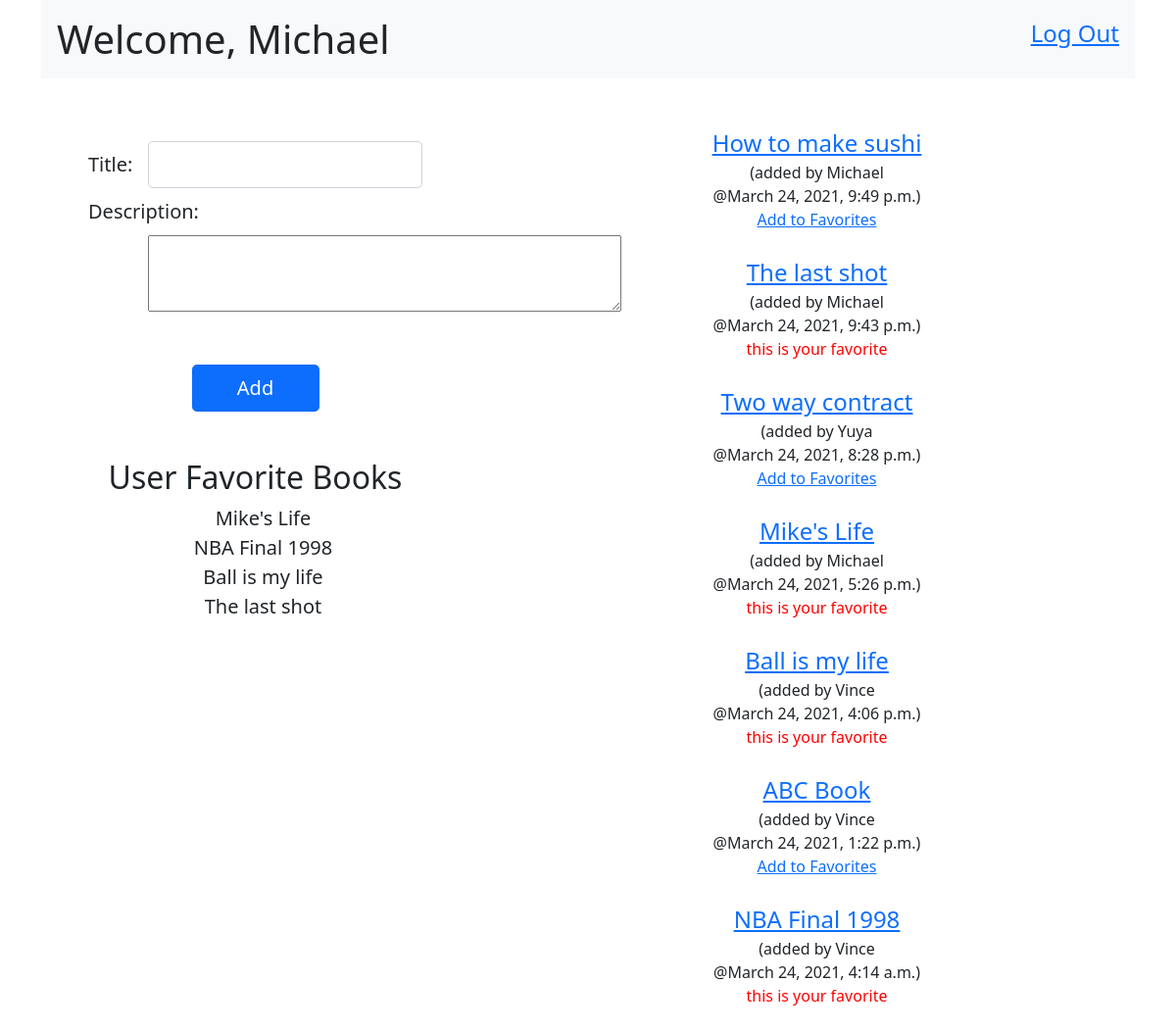
Page /books/ (signed in) on the committed database.
### login_app/models.py (models this page shows)
class Users(models.Model):
    first_name = models.CharField(max_length=45)
    last_name = models.CharField(max_length=45)
    email = models.CharField(max_length=255)
    password = models.CharField(max_length=255)
    created_at = models.DateTimeField(auto_now_add=True)
    updated_at = models.DateTimeField(auto_now=True)
    objects = UsersManager()

### favorite_books_app/models.py (models this page shows)
class Books(models.Model):
    title = models.CharField(max_length=100)
    description = models.TextField()
    uploaded_by = models.ForeignKey(Users, related_name="books_uploaded", on_delete=models.CASCADE)
    users_who_like = models.ManyToManyField(Users, related_name="liked_books")
    created_at = models.DateTimeField(null=True, auto_now_add=True)
    updated_at = models.DateTimeField(null=True, auto_now=True)
    objects = BooksManager()

### favorite_books_app/views.py (the view)
# urls.py: path('', views.index),
def index(request):
    user =  Users.objects.get(id=request.session['userid'])
    books =  Books.objects.all().order_by('-updated_at')
    like_books = user.liked_books.all()
    context = {
        'user': user,
        'books': books,
        'like_books': like_books,
    }
    return render(request, 'base.html', context)

### favorite_books_app/templates/base.html (shortened to what this page needs)
<!DOCTYPE html>
<html lang="en">
<head>
    <link href="https://cdn.jsdelivr.net/npm/bootstrap@5.0.0-beta2/dist/css/bootstrap.min.css" rel="stylesheet">
</head>
<body>
    <div class="container">
        <div class="header d-flex justify-content-between bg-light">
            <h1 class="m-3">Welcome, {{user.first_name}}</h1>
            <a href="/books/logout" class="m-3 fs-4">Log Out</a>
        </div>
        <div class="row mt-5 gx-5 text-center">
            <div class="col-md-5">
                <form action="/books/create" method="POST">
                    <div class="container">
                        <div class="row">
                            <label for="colFormLabelLg" class="col-sm-2 col-form-label col-form-label-lg">Title:</label>
                            <div class="col-sm-10">
                                <input type="text" class="form-control form-control-lg" id="colFormLabelLg" name="title">
                            </div>
                        </div>
                        <div class="row">
                            <label for="colFormLabelLg" class="col-sm-2 col-form-label col-form-label-lg">Description:</label>
                            <div class="col-sm-10 mt-5">
                                <textarea name="description" id="" cols="50" rows="3"></textarea>
                            </div>
                        </div>
                    </div>
                    <button type="submit" class="btn btn-primary btn-lg mt-5" style="width: 130px;">Add</button>
                </form>
                <h2 class="mt-5">User Favorite Books</h2>
                <ul>
                    {% for like_book in like_books %}
                    <li class="fs-5" style="list-style: none;">
                        <span class="me-3">{{like_book.title}}</span>
                    </li>
                    {% endfor %}
                </ul>
            </div>
            <div class="col-md-5" style="padding-left: 200px;">
                {% for book in books %}
                    <div>
                        <a class="fs-4" href="/books/{{book.id}}">{{book.title}}</a>
                        <p style="margin-bottom: 0px;">(added by {{book.uploaded_by.first_name}}<br>@{{book.updated_at}})</p>
                    </div>
                    <div class="mb-4">
                        {% if user in book.users_who_like.all %}
                            <span style="color: red">this is your favorite</span>
                        {% else %}
                            <a href="/books/{{book.id}}/add_favorite">Add to Favorites</a>
                        {% endif %}
                    </div>
                {% endfor %}
            </div>
        </div>
    </div>
</body>
</html>

### rows in the picture
Users: first_name "Michael"
Books: title "Mike's Life", uploaded_by.first_name "Michael", updated_at "March 24, 2021, 5:26 p.m.", shows "this is your favorite"
Books: title "NBA Final 1998", uploaded_by.first_name "Vince", updated_at "March 24, 2021, 4:14 a.m.", shows "this is your favorite"
Books: title "Ball is my life", uploaded_by.first_name "Vince", updated_at "March 24, 2021, 4:06 p.m.", shows "this is your favorite"
Books: title "The last shot", uploaded_by.first_name "Michael", updated_at "March 24, 2021, 9:43 p.m.", shows "this is your favorite"
Books: title "How to make sushi", uploaded_by.first_name "Michael", updated_at "March 24, 2021, 9:49 p.m."
Books: title "Two way contract", uploaded_by.first_name "Yuya", updated_at "March 24, 2021, 8:28 p.m."
Books: title "ABC Book", uploaded_by.first_name "Vince", updated_at "March 24, 2021, 1:22 p.m."
